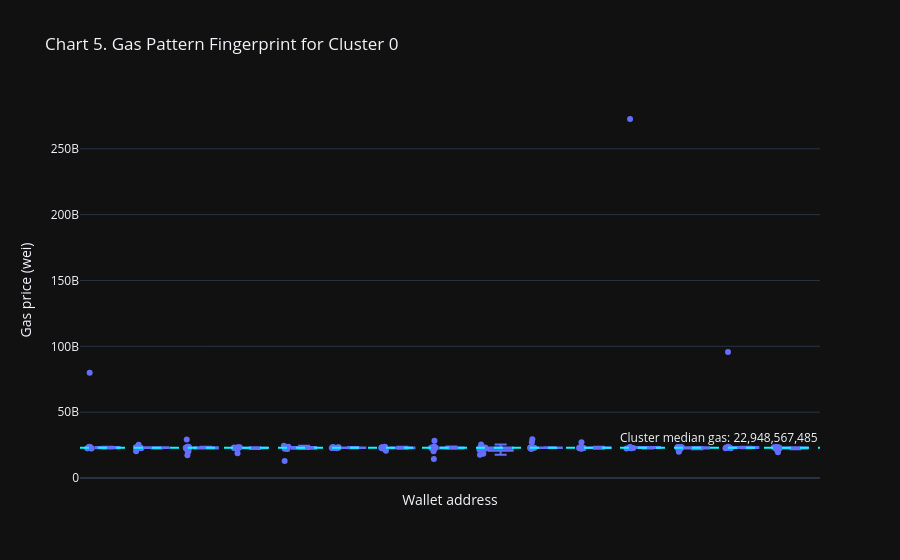

Here is the notebook cell this chart was saved with:
### Code cell
fig5 = px.box(
    cluster_tx,
    x='address',
    y='gas_price',
    points='all',
    title=f'Chart 5. Gas Pattern Fingerprint for Cluster {largest_cluster}',
    labels={'address': 'Wallet address', 'gas_price': 'Gas price (wei)'},
    template='plotly_dark',
)
cluster_median_gas = float(cluster_tx['gas_price'].median())
fig5.add_hline(
    y=cluster_median_gas,
    line_dash='dash',
    line_color='cyan',
    annotation_text=f'Cluster median gas: {cluster_median_gas:,.0f}',
)
fig5.update_xaxes(showticklabels=False)
fig5.show()

cluster_median_gas_cv = float(features[features['address'].isin(cluster_addresses)]['gas_price_cv'].median())
print(f'Near-identical gas strategy across the cluster — median gas CV = {cluster_median_gas_cv:.4f}.')

### Figure 1 — Plotly figure (JSON) as saved in the notebook; plotly's stock layout.template omitted (floating-point values rounded to 4 significant figures; data arrays with more than 128 entries replaced by an {"elided": "..."} marker saying what was removed)
{"data": [{"alignmentgroup": "True", "boxpoints": "all", "hovertemplate": "Wallet address=%{x}<br>Gas price (wei)=%{y}<extra></extra>", "legendgroup": "", "marker": {"color": "#636efa"}, "name": "", "notched": false, "offsetgroup": "", "orientation": "v", "showlegend": false, "type": "box", "x": {"elided": "194 str values"}, "x0": " ", "xaxis": "x", "y": {"elided": "194 int values"}, "y0": " ", "yaxis": "y"}], "layout": {"annotations": [{"showarrow": false, "text": "Cluster median gas: 22,948,567,485", "x": 1, "xanchor": "right", "xref": "x domain", "y": 22950000000.0, "yanchor": "bottom", "yref": "y"}], "boxmode": "group", "legend": {"tracegroupgap": 0}, "shapes": [{"line": {"color": "cyan", "dash": "dash"}, "type": "line", "x0": 0, "x1": 1, "xref": "x domain", "y0": 22950000000.0, "y1": 22950000000.0, "yref": "y"}], "title": {"text": "Chart 5. Gas Pattern Fingerprint for Cluster 0"}, "xaxis": {"anchor": "y", "domain": [0.0, 1.0], "showticklabels": false, "title": {"text": "Wallet address"}}, "yaxis": {"anchor": "x", "domain": [0.0, 1.0], "title": {"text": "Gas price (wei)"}}}}
